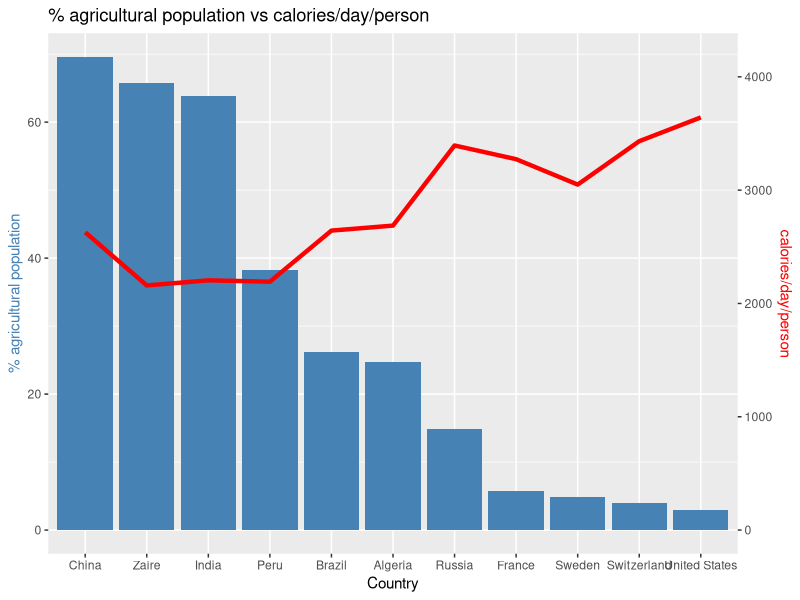
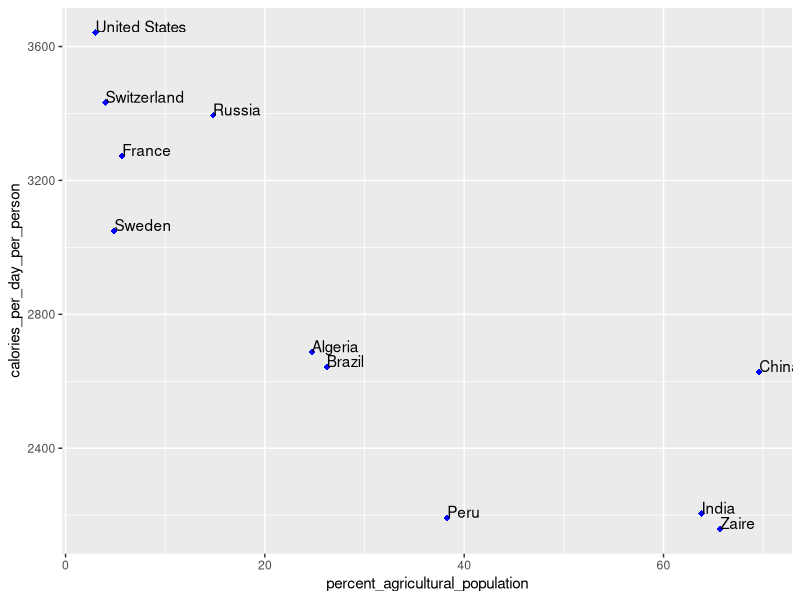
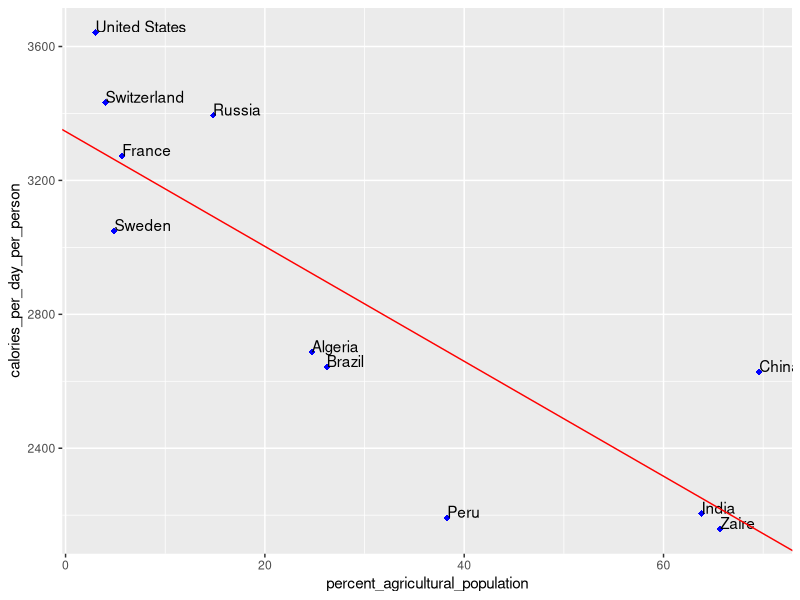

Write the R code that produced these figures, in order.
## ---- chunk 1
library(ggplot2)
library(tidyverse)
## ---- chunk 2
dat = read.csv('data_ex1.csv')
dat
attach(dat)
## ---- chunk 3
p=ggplot(data = dat,aes(x = reorder(country, -percent_agricultural_population))) +
  geom_col(aes(y=percent_agricultural_population,group = 1), fill="steelblue") +
  geom_line(aes(y=calories_per_day_per_person/60,group = 1),colour="red",size=1.5) +
  scale_y_continuous(sec.axis = sec_axis(~.*60, name = "calories/day/person"))+
  labs(y = "% agricultural population", x = "Country") +
  theme(
    axis.title.y = element_text(color = "steelblue"),
    axis.title.y.right = element_text(color = "red")
  ) +
  ggtitle("% agricultural population vs calories/day/person ")
p
## ---- chunk 4
ggplot(data = dat,aes(x=percent_agricultural_population,y=calories_per_day_per_person)) + 
  geom_point(shape=18,color="blue",size=2)+
  geom_text(aes(label=country),hjust=0, vjust=0)
## ---- chunk 5
LM = lm(calories_per_day_per_person~percent_agricultural_population)
LM$coefficients
## ---- chunk 6
ggplot(data = dat,aes(x=percent_agricultural_population,y=calories_per_day_per_person)) + 
  geom_point(shape=18,color="blue",size=2)+
  geom_text(aes(label=country),hjust=0, vjust=0)+
  geom_abline(intercept = LM$coefficients[1], slope = LM$coefficients[2],color="red")
## ---- chunk 7
summary(LM)
